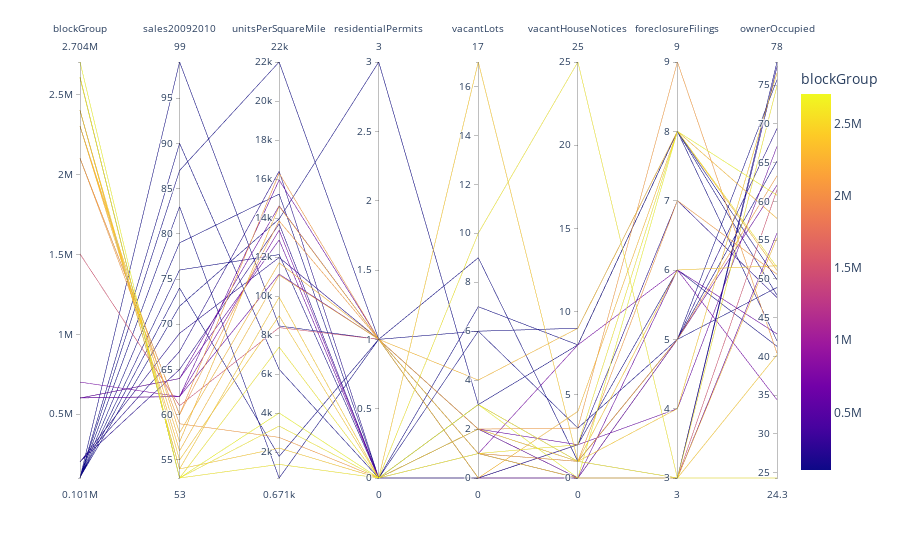

Source (notebook cell):
### Code cell
# Create Parallel Coordinates plot
px.parallel_coordinates(typology, color='blockGroup')

### Figure 1 — Plotly figure (JSON) as saved in the notebook; plotly's stock layout.template omitted (floating-point values rounded to 4 significant figures)
{"data": [{"dimensions": [{"label": "blockGroup", "values": [103002, 201002, 202002, 2401002, 102003, 1503004, 601003, 2101002, 603002, 2402001, 2401001, 203001, 2302002, 105002, 104001, 701002, 2604043, 2302001, 101002, 103001, 2303001, 601002, 2102001, 104002, 2610004, 101001, 2102002, 2608002, 602004, 2704011]}, {"label": "sales20092010", "values": [79, 69, 67, 54, 87, 61, 64, 60, 62, 54, 55, 65, 57, 72, 76, 62, 53, 58, 90, 83, 56, 64, 60, 74, 53, 99, 59, 53, 62, 53]}, {"label": "unitsPerSquareMile", "values": [15225, 11975, 16400, 2205.0, 22000, 8383.0, 12875, 16300, 15950, 9940, 8983.0, 13700, 14600, 13950, 12125, 13375, 3333.0, 11700, 6242.0, 670.9, 11075, 14625, 13850, 1780.0, 1370.0, 8467.0, 2753.0, 7383.0, 11125, 4005]}, {"label": "residentialPermits", "values": [0, 1, 0, 0, 1, 1, 0, 1, 1, 0, 0, 0, 1, 3, 0, 0, 0, 1, 0, 1, 1, 1, 1, 1, 0, 1, 0, 0, 1, 0]}, {"label": "vacantLots", "values": [0, 1, 0, 3, 0, 1, 2, 1, 1, 2, 17, 0, 0, 3, 6, 1, 10, 4, 7, 6, 1, 2, 2, 9, 3, 2, 2, 1, 0, 3]}, {"label": "vacantHouseNotices", "values": [0, 1, 0, 1, 2, 0, 0, 1, 0, 1, 1, 2, 4, 8, 3, 8, 25, 9, 8, 9, 0, 2, 1, 1, 1, 0, 3, 2, 0, 0]}, {"label": "foreclosureFilings", "values": [3, 5, 3, 4, 6, 3, 6, 7, 3, 6, 3, 7, 8, 8, 5, 6, 3, 8, 8, 8, 3, 4, 5, 5, 3, 5, 9, 8, 5, 8]}, {"label": "ownerOccupied", "values": [78, 69.4, 77.4, 76.6, 41.3, 61.5, 42.9, 50.6, 55.9, 51.7, 40.2, 47.6, 57.8, 42, 48.9, 34.4, 24.3, 51.1, 47.9, 49.9, 55.3, 67.1, 63.3, 75.7, 74.9, 65.2, 40.4, 51.5, 62.1, 60.8]}], "domain": {"x": [0, 1], "y": [0, 1]}, "line": {"color": [103002, 201002, 202002, 2401002, 102003, 1503004, 601003, 2101002, 603002, 2402001, 2401001, 203001, 2302002, 105002, 104001, 701002, 2604043, 2302001, 101002, 103001, 2303001, 601002, 2102001, 104002, 2610004, 101001, 2102002, 2608002, 602004, 2704011], "coloraxis": "coloraxis"}, "name": "", "type": "parcoords"}], "layout": {"autosize": true, "coloraxis": {"colorbar": {"title": {"text": "blockGroup"}}, "colorscale": [[0, "#0d0887"], [0.1111, "#46039f"], [0.2222, "#7201a8"], [0.3333, "#9c179e"], [0.4444, "#bd3786"], [0.5556, "#d8576b"], [0.6667, "#ed7953"], [0.7778, "#fb9f3a"], [0.8889, "#fdca26"], [1, "#f0f921"]]}, "legend": {"tracegroupgap": 0}, "margin": {"t": 60}}}
